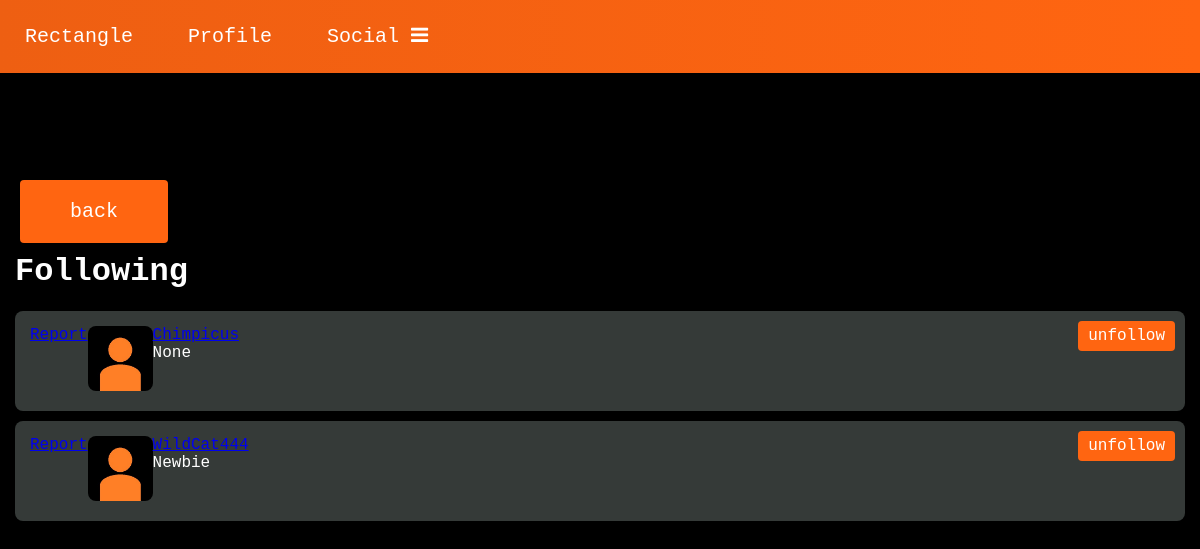
The app's page /following (signed in) with its own data.
### myproject.py (models this page shows, shortened)
class User(db.Model):
    __tablename__ = 'users'
    id = db.Column(db.Integer, primary_key=True, unique=True)
    email = db.Column(db.String(80))
    name = db.Column(db.String(80))
    bio = db.Column(db.String(80))
    password_hash = db.Column(db.String(128))
    post_streak = db.Column(db.Integer, default=0)
    coins = db.Column(db.Integer, default=0)
    accepted_coins = db.Column(db.Integer, default=0)
    event = db.Column(db.Integer, default=0)
    titles = db.relationship("Title", secondary=user_title_association_table)
    admin = db.Column(db.Integer, default=0)
    title = db.Column(db.String(80), default="Newbie")
    user_since = db.Column(db.DateTime())
    following = db.relationship(
        'User', lambda: user_following,
        primaryjoin=lambda: User.id == user_following.c.user_id,
        secondaryjoin=lambda: User.id == user_following.c.following_id,
        backref='followers'
    )
    like_count = db.Column(db.Integer, default=0)
    level = db.Column(db.Integer, default=1)
    like_goal = db.Column(db.Integer, default=3)
    @property
    def password(self):
        raise AttributeError('password is not a readable attribute')
    comments = db.relationship("Comment", back_populates="user")
    event_comments = db.relationship("Event_Comment", back_populates="user")
    posts = db.relationship("Post", back_populates="user")
    event_posts = db.relationship("Event_Post", back_populates="user")
    notifications = db.relationship("Notification", back_populates="user")
    rports = db.relationship("Report", back_populates="user")
    feedbacks = db.relationship("Feedback", back_populates="user")

### myproject.py (the view)
@app.route('/following')
def following():
    _current_user = get_current_user()
    following_and_pp = []
    following =_current_user.following
    for user in following:
        image_extension = PhotoTools.getExtension(user, 'user')
        following_and_pp.append([user, image_extension])
    print(following_and_pp)
    return render_template('following.html', following=following_and_pp, cu=_current_user)

### PhotoTools.py (called while the page is built)
def getExtension(obj, typ):
    for i in possible_file_extensions:
        if typ == "user":
            filename = obj.name + "pp" + i
            pth = os.path.join("static", "uploads", "profile_pictures", filename)
        elif typ == "post":
            filename = str(obj.id) + i
            pth = os.path.join("static", "uploads", "posts", filename)
        elif typ == "event_post":
            filename = str(obj.id) + i
            pth = os.path.join("static", "uploads", "event_posts", filename)
        else:
            raise TypeError("Invalid type: ", type(obj), ". Should be either User type or Post type", type(Post))
        if os.path.isfile(pth):
            return i
    return None

### myproject.py (called while the page is built)
def get_current_user():
    try:
        return User.query.filter_by(name=session["user"]).all()[0]
    except:
        return None

### templates/following.html (shortened to what this page needs)
{% extends 'base.html' %}
{% block head %}
<link rel="stylesheet" href="{{ url_for('static', filename='following.css') }}">
<link rel="stylesheet" href="{{ url_for('static', filename='users.css') }}">
<link rel="stylesheet" type="text/css" media="only screen and (max-width: 480px), only screen and (max-device-width: 480px)" href="{{ url_for('static', filename='users_mobile.css') }}" />
<link rel="stylesheet" type="text/css" media="only screen and (max-width: 480px), only screen and (max-device-width: 480px)" href="{{ url_for('static', filename='following_mobile.css') }}" />
{% endblock %}
{% block body %}
<div class="back"><a href="/profile/{{session['user'] }}">back</a> </div>
    <h1 class="title">Following</h1>
    {% for user in following %}
    <div class="title_bar">
        {% if session["user"] != user[0].name %}
            {% if cu in user[0].followers %}
                <a class="follow_button" href="/follow/{{ user[0].name }}"> unfollow</a>
            {% else %}
                <a class="follow_button" href="/follow/{{ user[0].name }}"> follow</a>
            {% endif %}
            <a class="report_button" href="/report/{{ user[0].name }}">Report</a>
        {% else %}
            <a class="following_button"> following </a>
            <a class="followers_button"> followers </a>
        {% endif %}
        {% if user[1] %}
        <div class="logo">
            <a href="/profile/{{user[0].name}}"><img src="/static/uploads/profile_pictures/{{ user[0].name + 'pp' + user[1] }}" class="pp" alt="Rectangle Logo"></a>
        </div>
        {% else %}
        <div class="logo">
            <a href="/profile/{{user[0].name}}"><img src="/static/uploads/profile_pictures/defaultpp.png" class="pp" alt="Rectangle Logo"></a>
        </div>
        {% endif %}
        <div class="name_and_level">
        <a class="pname" href="/profile/{{user[0].name}}"> {{ user[0].name }} </a>
        <p class="level"> {{ user[0].title }}</p>
        </div>
   </div>
    {% endfor %}
{% endblock %}

### static/base.css (style rules this page uses)
body { font-family: 'Lucida Console', monospace; background-color: black; color: white; margin: 0px; }

### static/following.css (style rules this page uses)
.back { margin-top: 30px; margin-bottom: 30px; }
.back a { margin: 40px; margin-left: 20px; background-color: #ff6511; color: white; font-size: 20px; padding: 20px 50px; border: none; border-radius: 4px; cursor: pointer; text-decoration: none; white-space:nowrap; border-radius: 4px; }
.title { margin-left: 15px; }

### static/users.css (style rules this page uses)
.title_bar { background-color: #353a38; position: relative; padding:15px; border-radius: 8px; display: flex; margin-bottom: 10px; margin-right: 15px; margin-left: 15px; }
.follow_button { position: absolute; background-color: #ff6511; color: white; padding: 6px 10px; border: none; border-radius: 4px; cursor: pointer; text-decoration: none; white-space: nowrap; right:10px; top: 10px; }
.level { position: absolute; margin: 0px; }
.pp { width: 65px; height:65px; border-radius: 8px; }

### static/base_mobile.css (style rules this page uses)
body { font-family: 'Lucida Console', monospace; background-color: black; color: white; margin: 0px; }

### static/users_mobile.css (style rules this page uses)
.title_bar { background-color: #353a38; position: relative; padding:15px; border-radius: 8px; display: flex; margin-bottom: 10px; margin-right: 15px; margin-left: 15px; }
.follow_button { position: absolute; background-color: #ff6511; color: white; padding: 10px 18px; border: none; border-radius: 4px; cursor: pointer; text-decoration: none; white-space: nowrap; right:30px; top: 30px; font-size: 40px; box-shadow: 5px 5px 10px black; }
.report_button { position: absolute; background-color: #ff6511; color: white; padding: 10px 18px; border: none; border-radius: 4px; cursor: pointer; text-decoration: none; white-space: nowrap; right:30px; bottom: 30px; font-size: 40px; box-shadow: 5px 5px 10px black; }
.pname { font-size: 60px; text-decoration: none; color: white; }
.level { font-size: 60px; bottom: 30px; }
.name_and_level { width: 50%; white-space: nowrap; overflow: hidden; text-overflow: ellipsis; padding: 15px; font-size: 50px; }
.pp { width: 150px; height:150px; border-radius: 8px; margin: 15px; border: 5px solid white; }

### static/following_mobile.css (style rules this page uses)
.back { margin-top: 30px; margin-bottom: 60px; }
.back a { margin: 40px; margin-left: 20px; background-color: #ff6511; color: white; font-size: 60px; padding: 20px 50px; border: none; border-radius: 4px; cursor: pointer; text-decoration: none; white-space:nowrap; border-radius: 4px; }
.title { margin-left: 30px; font-size: 50px; }

### records on screen
User: name "Chimpicus", title "None"
User: name "WildCat444", title "Newbie"
